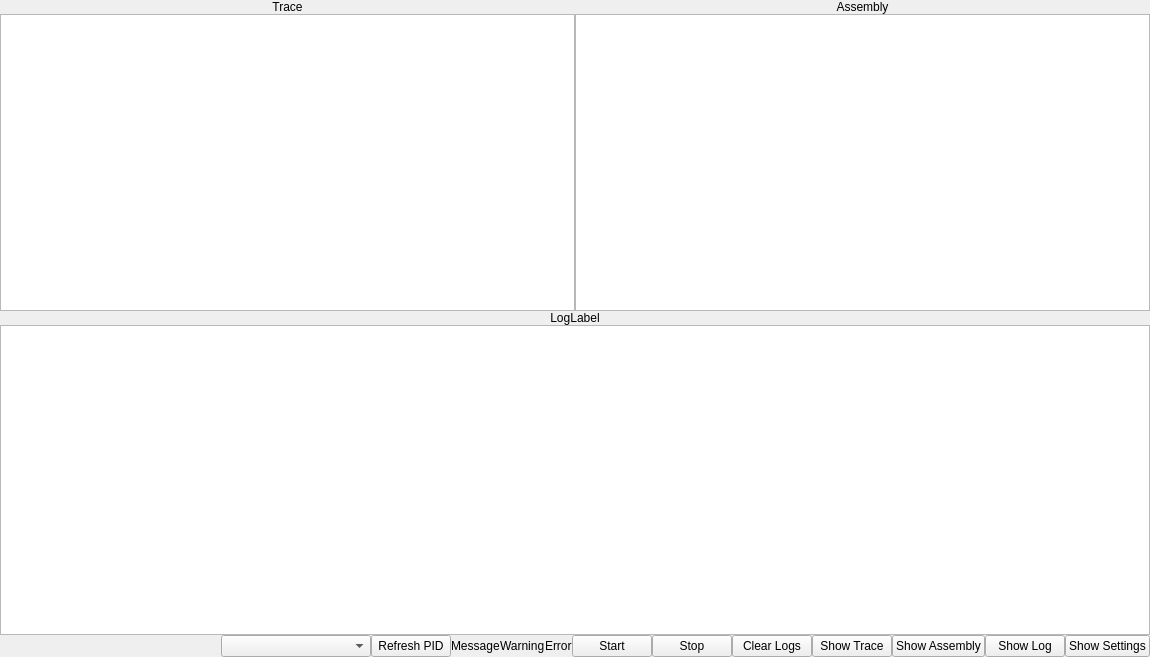
<?xml version="1.0" encoding="UTF-8"?>
<ui version="4.0">
 <class>CDebug</class>
 <widget class="QWidget" name="CDebug">
  <property name="geometry">
   <rect>
    <x>0</x>
    <y>0</y>
    <width>1150</width>
    <height>657</height>
   </rect>
  </property>
  <property name="windowTitle">
   <string>Form</string>
  </property>
  <layout class="QVBoxLayout" name="verticalLayout_2">
   <property name="spacing">
    <number>0</number>
   </property>
   <property name="leftMargin">
    <number>0</number>
   </property>
   <property name="topMargin">
    <number>0</number>
   </property>
   <property name="rightMargin">
    <number>0</number>
   </property>
   <property name="bottomMargin">
    <number>0</number>
   </property>
   <item>
    <layout class="QHBoxLayout" name="horizontalLayout_2">
     <item>
      <layout class="QVBoxLayout" name="traceVerticalLayout">
       <property name="spacing">
        <number>0</number>
       </property>
       <item>
        <widget class="QLabel" name="traceLabel">
         <property name="text">
          <string>Trace</string>
         </property>
         <property name="alignment">
          <set>Qt::AlignCenter</set>
         </property>
        </widget>
       </item>
       <item>
        <widget class="CListWidget" name="traceListWidget"/>
       </item>
      </layout>
     </item>
     <item>
      <layout class="QVBoxLayout" name="assemblyVerticalLayout">
       <property name="spacing">
        <number>0</number>
       </property>
       <item>
        <widget class="QLabel" name="assemblyLabel">
         <property name="text">
          <string>Assembly</string>
         </property>
         <property name="alignment">
          <set>Qt::AlignCenter</set>
         </property>
        </widget>
       </item>
       <item>
        <widget class="QListWidget" name="assemblyListWidget">
         <property name="selectionMode">
          <enum>QAbstractItemView::NoSelection</enum>
         </property>
        </widget>
       </item>
      </layout>
     </item>
    </layout>
   </item>
   <item>
    <widget class="QLabel" name="logLabel">
     <property name="text">
      <string>LogLabel</string>
     </property>
     <property name="alignment">
      <set>Qt::AlignCenter</set>
     </property>
    </widget>
   </item>
   <item>
    <widget class="CTextEdit" name="logTextEdit">
     <property name="readOnly">
      <bool>true</bool>
     </property>
    </widget>
   </item>
   <item>
    <layout class="QHBoxLayout" name="horizontalLayout">
     <property name="spacing">
      <number>0</number>
     </property>
     <property name="sizeConstraint">
      <enum>QLayout::SetDefaultConstraint</enum>
     </property>
     <item>
      <spacer name="horizontalSpacer">
       <property name="orientation">
        <enum>Qt::Horizontal</enum>
       </property>
       <property name="sizeHint" stdset="0">
        <size>
         <width>40</width>
         <height>20</height>
        </size>
       </property>
      </spacer>
     </item>
     <item>
      <widget class="QComboBox" name="pidComboBox">
       <property name="minimumSize">
        <size>
         <width>150</width>
         <height>0</height>
        </size>
       </property>
      </widget>
     </item>
     <item>
      <widget class="QPushButton" name="refreshPidButton">
       <property name="text">
        <string>Refresh PID</string>
       </property>
      </widget>
     </item>
     <item>
      <widget class="CCheckbox" name="messageCheckbox">
       <property name="text">
        <string>Message</string>
       </property>
      </widget>
     </item>
     <item>
      <widget class="CCheckbox" name="warningCheckbox">
       <property name="text">
        <string>Warning</string>
       </property>
      </widget>
     </item>
     <item>
      <widget class="CCheckbox" name="errorCheckbox">
       <property name="text">
        <string>Error</string>
       </property>
      </widget>
     </item>
     <item>
      <widget class="QPushButton" name="startTraceButton">
       <property name="text">
        <string>Start</string>
       </property>
      </widget>
     </item>
     <item>
      <widget class="QPushButton" name="stopTraceButton">
       <property name="text">
        <string>Stop</string>
       </property>
      </widget>
     </item>
     <item>
      <widget class="QPushButton" name="clearButton">
       <property name="text">
        <string>Clear Logs</string>
       </property>
      </widget>
     </item>
     <item>
      <widget class="QPushButton" name="showTraceButton">
       <property name="text">
        <string>Show Trace</string>
       </property>
      </widget>
     </item>
     <item>
      <widget class="QPushButton" name="showAssemblyButton">
       <property name="text">
        <string>Show Assembly</string>
       </property>
      </widget>
     </item>
     <item>
      <widget class="QPushButton" name="showLogButton">
       <property name="text">
        <string>Show Log</string>
       </property>
      </widget>
     </item>
     <item>
      <widget class="QPushButton" name="showSettingsButton">
       <property name="text">
        <string>Show Settings</string>
       </property>
      </widget>
     </item>
    </layout>
   </item>
  </layout>
 </widget>
 <customwidgets>
  <customwidget>
   <class>CTextEdit</class>
   <extends>QTextEdit</extends>
   <header>CSdk/CTextEdit.h</header>
  </customwidget>
  <customwidget>
   <class>CCheckbox</class>
   <extends>QLabel</extends>
   <header>CSdk/CCheckbox.h</header>
  </customwidget>
  <customwidget>
   <class>CListWidget</class>
   <extends>QListWidget</extends>
   <header>CListWidget.h</header>
  </customwidget>
 </customwidgets>
 <resources/>
 <connections/>
</ui>
